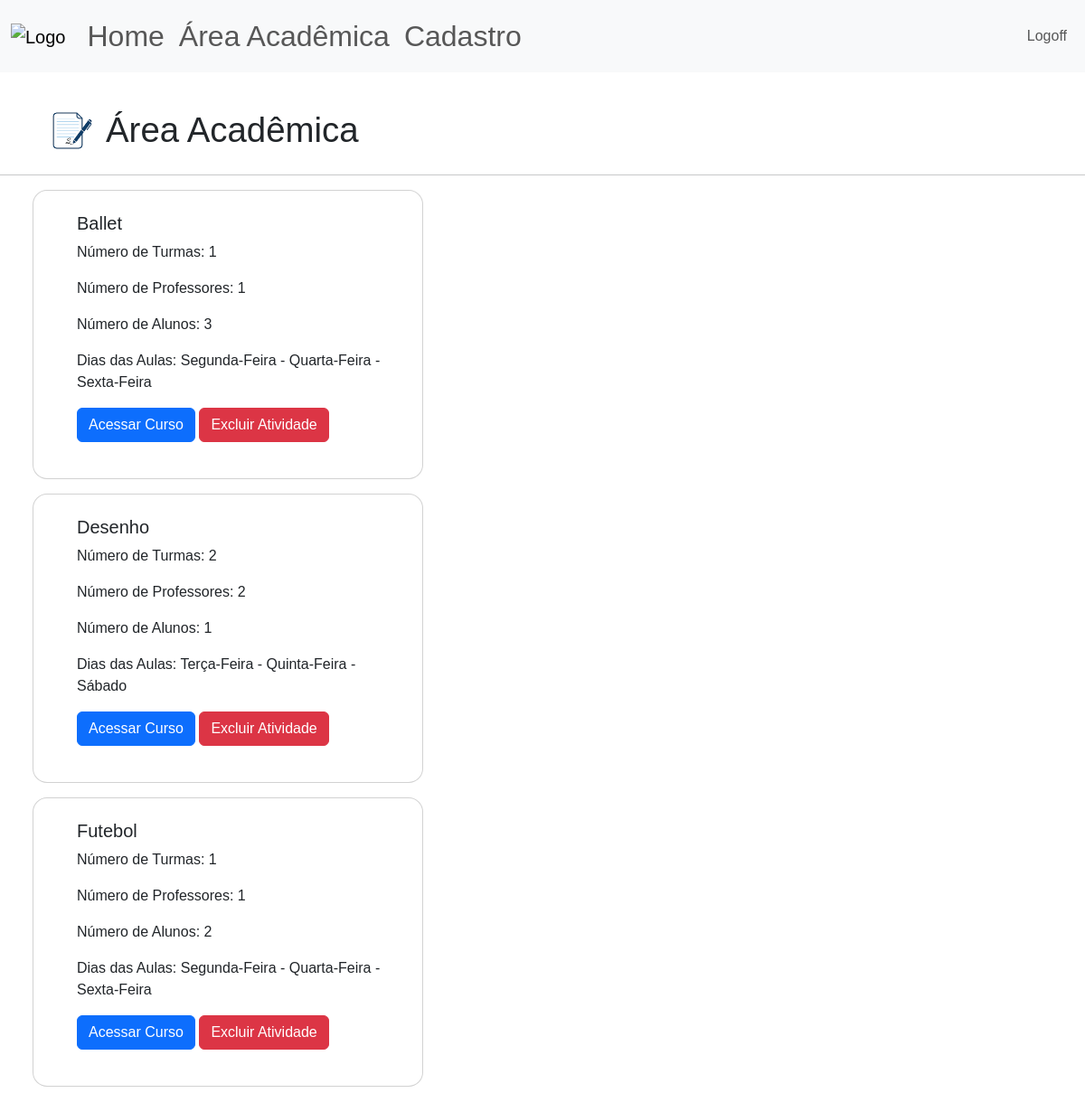
The app's page /area-academica (signed in) with its own data.
### site_verbo_amar/models.py (models this page shows)
class Atividade(database.Model):
    id = database.Column(database.Integer, primary_key=True)
    atividade = database.Column(database.String, nullable=False, unique=True)
    dias_aula = database.Column(database.String, nullable=False)

### site_verbo_amar/routes.py (the view)
@app.route("/area-academica", methods=['POST','GET'])
@login_required
def area_academica():
    atividades = carregar_nome_atividades()
    atividades = carregar_turmas(atividades)
    adm = current_user.adm
    if adm=="1":
        privilegio=True
    else:
        privilegio=False
    return render_template("area_academica.html", atividades=atividades,privilegio=privilegio)

### site_verbo_amar/models.py (called while the page is built)
@login_manager.user_loader
def load_user(id_usuario):
    return Usuario.query.get(int(id_usuario))

### site_verbo_amar/routes.py (called while the page is built)
def carregar_nome_atividades():
    dict_ativ = {}
    atividades = Atividade.query.order_by(Atividade.atividade.asc()).all()
    for ativ in atividades:
        dict_ativ[ativ.id] = {"nome_atividade":ativ.atividade,
                              "dias_aula":ativ.dias_aula.replace(";",' - '),
                              "turmas":0,
                              "professores":[],
                              "alunos":0,
                              "n_professores":0}
    return dict_ativ

def carregar_turmas(dict_ativ):
    turmas = Turma.query.order_by(Turma.id_atividade.asc()).all()
    for ativ in dict_ativ:
        for id in turmas:
            if ativ == id.id_atividade:
                dict_ativ[ativ]['turmas'] += 1
                if type(id.id_aluno) == int and id.id_aluno !=0:
                    total_alunos =1
                else:
                    total_alunos = len(id.id_aluno) - id.id_aluno.count(';')
                dict_ativ[ativ]['alunos'] += total_alunos
                if not id.id_professor in dict_ativ[ativ]['professores']:
                    dict_ativ[ativ]['professores'].append(id.id_professor)
                    dict_ativ[ativ]['n_professores'] +=1
    return dict_ativ

### site_verbo_amar/templates/area_academica.html
{% extends 'base.html'%}
{% block body %}
<div class = "d-flex align-items-center gap-1", style="padding-left: 3rem; padding-top: 2rem;">
    <img src="{{url_for('static', filename='academica_logo.png')}}" alt="study" height="65">
    <h1 style="font-size: 2.4rem; font-weight: 500; line-height: 1.2; margin: 0;">Área Acadêmica</h1>
</div>
<hr>
<div id="card-area-academica">
{% for ativ in atividades %}
  <div class="card">
    <div class="card-content">
      <h5 class="card-title">{{atividades[ativ]["nome_atividade"]}}</h5>
      <p class="card-text">Número de Turmas: {{atividades[ativ]["turmas"]}}</p>
      <p class="card-text">Número de Professores: {{atividades[ativ]["n_professores"]}}</p>
      <p class="card-text">Número de Alunos: {{atividades[ativ]["alunos"]}}</p>
      <p class="card-text">Dias das Aulas: {{atividades[ativ]["dias_aula"]}}</p>
      <a href="{{ url_for('exibir_turmas', nome=atividades[ativ]['nome_atividade']) }}" class="btn btn-primary">Acessar Curso</a>
      <a href="#" class="btn btn-danger">Excluir Atividade</a>
    </div>
  </div>
 {% endfor %}
</div>
{% endblock %}

### site_verbo_amar/static/main.css (style rules this page uses)
* { font-family:'Poppins', sans-serif; }
#card-area-academica { display: flex; flex-wrap: wrap; align-items: left; gap: 5%; margin: 0vw auto 10vw 3vw; width: 50%; }
#card-area-academica .card { display: flex; flex-direction: row; padding: 2rem 2rem 3rem 3rem; margin-bottom: 1rem; width: 27rem; height: 20rem; align-items: center; justify-content: space-between; border-radius: 2vh; }

### records on screen
Atividade: atividade "Ballet"
Atividade: atividade "Desenho"
Atividade: atividade "Futebol"

### other values on screen
{{ atividades[ativ]["turmas"] }} "1" "2" "1"
{{ atividades[ativ]["n_professores"] }} "1" "2" "1"
{{ atividades[ativ]["alunos"] }} "3" "1" "2"
{{ atividades[ativ]["dias_aula"] }} "Segunda-Feira - Quarta-Feira - Sexta-Feira" "Terça-Feira - Quinta-Feira - Sábado" "Segunda-Feira - Quarta-Feira - Sexta-Feira"
